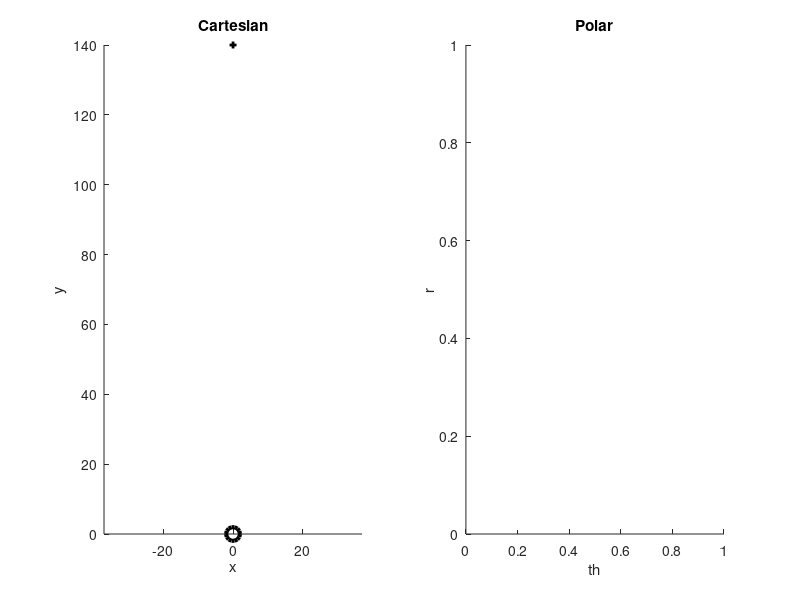

The MATLAB source for this figure: (Note: this script raises an error after producing the figure.)
% Derive_footModel.m
%
% 

% Basic foot parameters
r = 200;  % Radius of the foot
d = 140;  % Eccentricity of the ankle joint from virtual center
phiHeel = -5*pi/180;
phiToe = 30*pi/180;
c = r-d;  %General scale factor (min distance from sole to axle)

% Plotting stuff:
figure(142); clf; hold on;
subplot(1,2,1); hold on; title('Cartesian'); 
xlabel('x'); ylabel('y');  axis equal
subplot(1,2,2); hold on; title('Polar');
xlabel('th'); ylabel('r'); 

colorSole = [0.9, 0.1, 0.0];
colorBack = [0.0, 0.1, 0.9];
colorTop = [0.1, 0.7,0.1];
colorFoot = [0.1,0.1,0.1];
markerSize = 30;
lineWidth = 4;

% Plot the virtual center and axle joint:
subplot(1,2,1);  %Cartesian
plot(0,0,'ko','LineWidth',3,'MarkerSize',10);
plot(0,d,'k+','LineWidth',2,'MarkerSize',5);

%%%% Construct the curve for the sole of the foot:
phi = linspace(phiHeel,phiToe,25);
sole.x = r*sin(phi);
sole.y = d-r*cos(phi);
[sole.th, sole.r] = cart2pol(-sole.y,sole.x);

sole.Th = [sole.th(1),sole.th(end)];
sole.P = fitPoly5(sole.Th,sole.th,sole.r);
sole.fit.th = sole.th;
sole.fit.r = pwPoly5(sole.Th,sole.P, sole.fit.th);
[xTmp,yTmp] = pol2cart(sole.fit.th, sole.fit.r);
sole.fit.x = yTmp; sole.fit.y = -xTmp;

subplot(1,2,1);  %Cartesian
plot(sole.x,sole.y,'.','MarkerSize',markerSize,'color',colorSole);
plot(sole.fit.x, sole.fit.y,'color',colorSole,'LineWidth',lineWidth);
subplot(1,2,2);  %Polar
plot(sole.th,sole.r,'.','MarkerSize',markerSize,'color',colorSole);
plot(sole.fit.th, sole.fit.r,'color',colorSole,'LineWidth',lineWidth);


%%%% Construct the curve for the back of the foot:
back.n = 10;
back.offset = 0.15*c;
back.x = (sole.x(1) - back.offset)*ones(1,back.n);
back.y = linspace(0,-0.7*c, back.n);

[back.th, back.r] = cart2pol(-back.y,back.x);

back.Th = [back.th(1),back.th(end)];
back.P = fitPoly5(back.Th,back.th,back.r);
back.fit.th = back.th;
back.fit.r = pwPoly5(back.Th,back.P, back.fit.th);
[xTmp,yTmp] = pol2cart(back.fit.th, back.fit.r);
back.fit.x = yTmp; back.fit.y = -xTmp;

subplot(1,2,1);  %Cartesian
plot(back.x,back.y,'.','MarkerSize',markerSize,'color',colorBack);
plot(back.fit.x, back.fit.y,'color',colorBack,'LineWidth',lineWidth);
subplot(1,2,2);  %Polar
plot(back.th,back.r,'.','MarkerSize',markerSize,'color',colorBack);
plot(back.fit.th, back.fit.r,'color',colorBack,'LineWidth',lineWidth);


%%%% Construct the curve for the top of the foot:
top.n = 40;
top.x0 = sole.x(end) - 0.2*c;
top.y0 = sole.y(end) + 0.4*c;
top.x1 = 0.6*c;
top.y1 = 0.3*c;
top.x = linspace(top.x0,top.x1,top.n);
top.y = linspace(top.y0,top.y1,top.n);


[top.th, top.r] = cart2pol(-top.y,top.x);

top.Th = [top.th(1),top.th(end)];
top.P = fitPoly5(top.Th,top.th,top.r);
top.fit.th = top.th;
top.fit.r = pwPoly5(top.Th,top.P, top.fit.th);
[xTmp,yTmp] = pol2cart(top.fit.th, top.fit.r);
top.fit.x = yTmp; top.fit.y = -xTmp;

subplot(1,2,1);  %Cartesian
plot(top.x,top.y,'.','MarkerSize',markerSize,'color',colorTop);
plot(top.fit.x, top.fit.y,'color',colorTop,'LineWidth',lineWidth);
subplot(1,2,2);  %Polar
plot(top.th,top.r,'.','MarkerSize',markerSize,'color',colorTop);
plot(top.fit.th, top.fit.r,'color',colorTop,'LineWidth',lineWidth);



%%%% Construct the curve for the entire foot:
foot.n = 400;
foot.Th = [back.Th, sole.Th, top.Th, back.Th(1)+2*pi];
foot.P = [back.P, sole.P, top.P, back.P(:,1)];
foot.th = linspace(foot.Th(1), foot.Th(end),foot.n);
foot.r = pwPoly5(foot.Th,foot.P,foot.th);
[xTmp,yTmp] = pol2cart(foot.th, foot.r);
foot.x = yTmp; foot.y = -xTmp;

subplot(1,2,1);  %Cartesian
plot(foot.x, foot.y,'color',colorFoot,'LineWidth',2);
subplot(1,2,2);  %Polar
plot(foot.th, foot.r,'color',colorFoot,'LineWidth',2);

%%%% Compute the best points to use for drawing the foot:
nGrid = [2,5,6,6,2,7];  %How many points per segment
nSegment = length(nGrid);
thPatch = zeros(1, sum(nGrid)-length(nGrid) + 1);
idxLow = 1;
for i=1:nSegment
    idxUpp = idxLow + nGrid(i)-2;
    thTmp = linspace(foot.Th(i), foot.Th(i+1), nGrid(i));
    thPatch(idxLow:idxUpp) = thTmp(1:(end-1));
    idxLow = idxUpp + 1;
end
thPatch(end) = foot.Th(end);
rPatch = pwPoly5(foot.Th,foot.P,thPatch);
[yPatch, xPatch] = pol2cart(thPatch,rPatch); yPatch = -yPatch;


%%%% Save the foot paramters:
P = foot.P/1000; r = r/1000; d = d/1000; %Convert to meters (not mm)
xPatch = xPatch/1000; yPatch = yPatch/1000;
Th = foot.Th;
paramVec = [Th(:); reshape(P,numel(foot.P),1)];
save('footParameters.mat',...
    'P','Th','paramVec',...
    'xPatch','yPatch',...
    'phiHeel','phiToe','r','d');
r = r*1000; d = d*1000; %Convert back to mm



